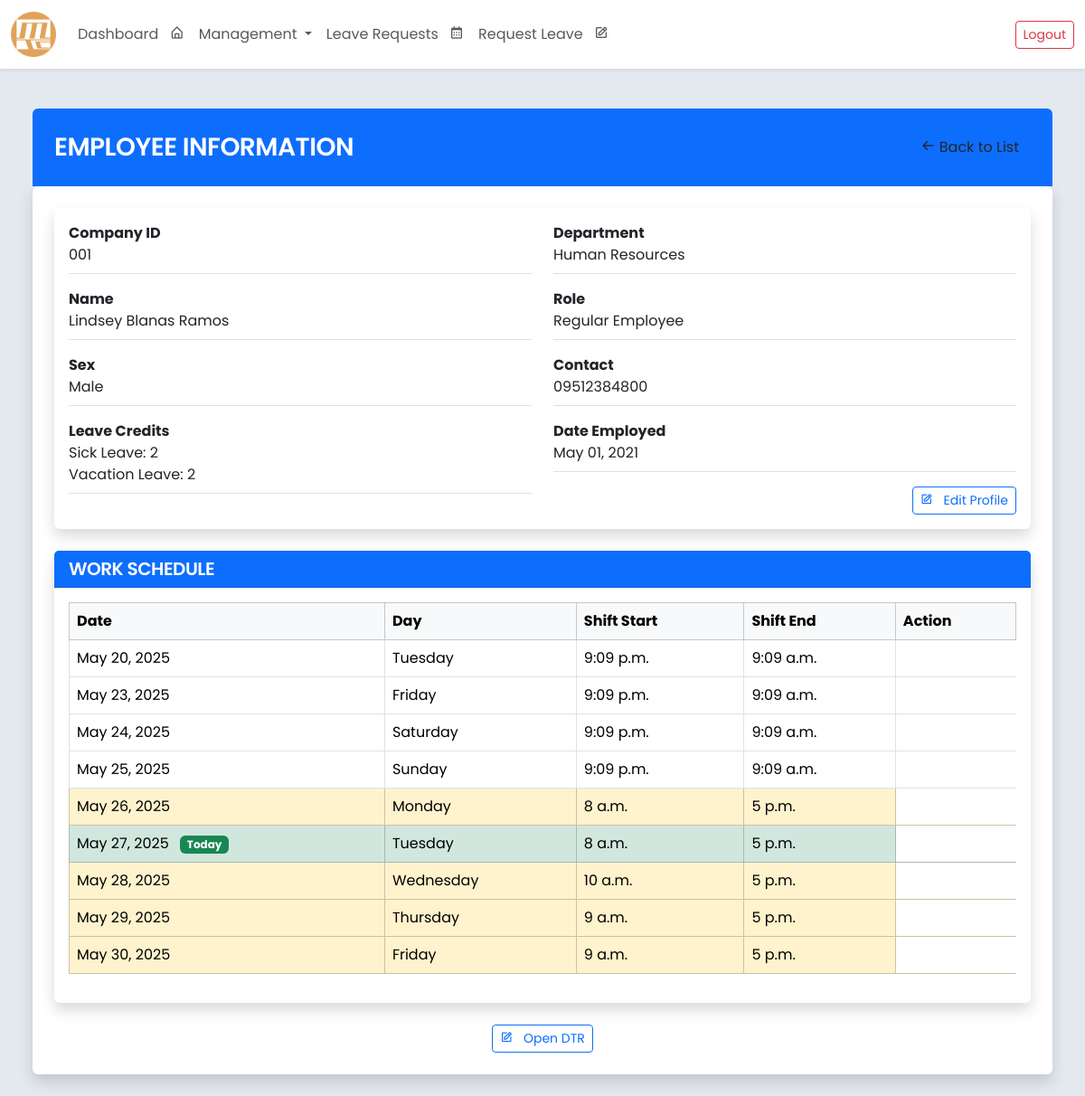
The page /employee/view/10/ (signed in) on the database its author committed.
### core/models.py (models this page shows, shortened)
class Employee(models.Model):
    SEX_CHOICES = [
        ('Male', 'Male'),
        ('Female', 'Female'),
        ('Other', 'Prefer not to Say'),
    ]
    ROLE_CHOICES = [
        ('Regular Employee', 'Regular Employee'),
        ('Department Head', 'Department Head'),
        ('Admin(HR)', 'Admin(HR)'),
        ('Supervisor', 'Supervisor'),
        ('President', 'President')
    ]
    employee_id = models.AutoField(primary_key=True)
    company_id = models.CharField(max_length=20, blank=False, unique=True)
    first_name = models.CharField(max_length=100, blank=False)
    middle_name = models.CharField(max_length=100, blank=True, null=True)
    last_name = models.CharField(max_length=100, blank=False)
    sex = models.CharField(max_length=20, choices=SEX_CHOICES, blank=False)
    role = models.CharField(max_length=20, choices=ROLE_CHOICES, default='Regular Employee', blank=False)
    department = models.ForeignKey(
        Department,
        related_name="employees",
        on_delete=models.SET_NULL,
        null=True,
        blank=True
    )
    contact_number = models.CharField(max_length=15, blank=False)
    date_employed = models.DateField()
    leave_credits = models.IntegerField(default=0, blank=False)
    leave_credits2 = models.IntegerField(default=0, blank=False)
    user_account = models.OneToOneField(User, on_delete=models.SET_NULL, null=True, blank=True, related_name='employee')
    class Meta:
        ordering = ['last_name', 'first_name']
        verbose_name = 'Employee'
        verbose_name_plural = 'Employees'
        db_table = 'employee_table'
        constraints = [
            models.CheckConstraint(
                check=models.Q(leave_credits__gte=0),
                name='positive_leave_credits',
            ),
        ]

class Department(models.Model):
    name = models.CharField(max_length=255, unique=True)
    leave_respondents = models.ManyToManyField(
        'Employee',
        related_name='leave_departments',
        blank=True,
        limit_choices_to={'department__isnull': False}
    )
    shift_respondents = models.ManyToManyField(
        'Employee',
        related_name='shift_departments',
        blank=True,
        limit_choices_to={'department__isnull': False}
    )
    def __str__(self):
        return self.name

class Shift(models.Model):
    employee = models.ForeignKey(
        'Employee',
        on_delete=models.CASCADE,
        related_name='shifts'
    )
    department = models.ForeignKey(
        'Department',
        on_delete=models.CASCADE,
        related_name='shifts'
    )
    shift_date = models.DateField(default=timezone.now)
    shift_start = models.TimeField()
    shift_end = models.TimeField()
    class Meta:
        verbose_name = 'Shift'
        verbose_name_plural = 'Shifts'
        db_table = 'shift_table'
        ordering = ['shift_date', 'shift_start']

### core/views.py (the view)
# urls.py: path('employee/view/<int:pk>/', views.view_employee_information, name='employee_information'),
def view_employee_information(request, pk):
    employee = get_object_or_404(Employee, employee_id=pk)
    shifts = Shift.objects.filter(employee=employee).order_by('shift_date', 'shift_start')
    today = date.today()
    start_of_week = today - timedelta(days=today.weekday())  # Monday
    end_of_week = start_of_week + timedelta(days=6)          # Sunday
    context = {
        'employee': employee,
        'shifts': shifts,
        'today': today,
        'start_of_week': start_of_week,
        'end_of_week': end_of_week,
    }
    return render(request, 'view_employee_information.html', context)

### core/templates/view_employee_information.html (shortened to what this page needs)
{% extends "base.html" %}
{% block content %}
<div class="container-fluid" style="max-width: 1200px;">
    <div class="bg-primary p-4 rounded-top">
        <div class="d-flex align-items-center">
            <h3 class="text-white mb-0 flex-grow-1 text-uppercase">Employee Information</h3>
            <a class="btn btn-white " href="{% url 'view_employee_list' %}">
                <i class='bx bx-arrow-back'></i> Back to List
            </a>
        </div>
    </div>
    <div class="bg-white p-4 rounded shadow">
        <div class="card border-0 shadow mb-4">
            <div class="card-body">
                <div class="row g-4">
                    <div class="col-md-6">
                        <div class="d-flex flex-column gap-3">
                            <div class="border-bottom pb-2">
                                <label class="fw-bold ">Company ID</label>
                                <p class="mb-0">{{ employee.company_id }}</p>
                            </div>
                            <div class="border-bottom pb-2">
                                <label class="fw-bold ">Name</label>
                                <p class="mb-0">
                                    {{ employee.first_name }}
                                    {% if employee.middle_name %}{{ employee.middle_name }}{% endif %}
                                    {{ employee.last_name }}
                                </p>
                            </div>
                            <div class="border-bottom pb-2">
                                <label class="fw-bold ">Sex</label>
                                <p class="mb-0">{{ employee.sex }}</p>
                            </div>
                            <div class="border-bottom pb-2">
                                <label class="fw-bold ">Leave Credits</label>
                                <p class="mb-0">Sick Leave: {{ employee.leave_credits }}</p>
                                <p class="mb-0">Vacation Leave: {{ employee.leave_credits2 }}</p>
                            </div>
                        </div>
                    </div>
                    <div class="col-md-6">
                        <div class="d-flex flex-column gap-3">
                            <div class="border-bottom pb-2">
                                <label class="fw-bold ">Department</label>
                                <p class="mb-0">{{ employee.department }}</p>
                            </div>
                            <div class="border-bottom pb-2">
                                <label class="fw-bold ">Role</label>
                                <p class="mb-0">{{ employee.role }}</p>
                            </div>
                            <div class="border-bottom pb-2">
                                <label class="fw-bold ">Contact</label>
                                <p class="mb-0">{{ employee.contact_number }}</p>
                            </div>
                            <div class="border-bottom pb-2">
                                <label class="fw-bold ">Date Employed</label>
                                <p class="mb-0">{{ employee.date_employed|date:"M d, Y" }}</p>
                            </div>
                            <div class="d-flex justify-content-end">
                                <a href="{% url 'employee_edit' employee.employee_id %}" class="btn btn-outline-primary btn-sm">
                                    <i class='bx bx-edit me-2'></i> Edit Profile
                                </a>
                            </div>
                        </div>
                    </div>
                </div>
            </div>
        </div>
        <div class="card border-0 shadow mb-4">
            <div class="card-header bg-primary text-white">
                <h5 class="mb-0 text-uppercase">Work Schedule</h5>
            </div>
            <div class="card-body">
                <table class="table table-bordered table-hover align-middle">
                    <thead class="table-light">
                        <tr>
                            <th>Date</th>
                            <th>Day</th>
                            <th>Shift Start</th>
                            <th>Shift End</th>
                            <th>Action</th>
                        </tr>
                    </thead>
                    <tbody>
                        {% for shift in shifts %}
                        <tr
                            {% if shift.shift_date == today %}
                                class="table-success"
                            {% elif shift.shift_date >= start_of_week and shift.shift_date <= end_of_week %}
                                class="table-warning"
                            {% endif %}
                        >
                            <td>
                                {{ shift.shift_date }}
                                {% if shift.shift_date == today %}
                                    <span class="badge bg-success ms-2">Today</span>
                                {% endif %}
                            </td>
                            <td>{{ shift.shift_date|date:"l" }}</td>
                            <td>{{ shift.shift_start }}</td>
                            <td>{{ shift.shift_end }}</td>
                        </tr>
                        {% endfor %}
                    </tbody>
                </table>
            </div>
        </div>
        <div class="d-flex justify-content-center">
            <a href="{% url 'employee_edit' employee.employee_id %}" class="btn btn-outline-primary btn-sm">
                <i class='bx bx-edit me-2'></i> Open DTR
            </a>
        </div>
    </div>
</div>
{% endblock %}

### core/templates/base.html (style rules this page uses)
body { font-family: 'Poppins', sans-serif; font-size: 1rem; color: #333; background-color:rgb(228, 233, 240); }
h1, h2, h3, h4, h5, h6 { font-weight: 600; letter-spacing: -0.5px; }
label { font-weight: 500; }

### rows shown on the page
Employee: company_id "001", first_name "Lindsey", middle_name "Blanas", last_name "Ramos", sex "Male", leave_credits "2", leave_credits2 "2", department "Human Resources", role "Regular Employee", contact_number "09512384800", date_employed "May 01, 2021"
Shift: shift_date "May 20, 2025", shift_date "Tuesday", shift_start "9:09 p.m.", shift_end "9:09 a.m."
Shift: shift_date "May 23, 2025", shift_date "Friday", shift_start "9:09 p.m.", shift_end "9:09 a.m."
Shift: shift_date "May 24, 2025", shift_date "Saturday", shift_start "9:09 p.m.", shift_end "9:09 a.m."
Shift: shift_date "May 25, 2025", shift_date "Sunday", shift_start "9:09 p.m.", shift_end "9:09 a.m."
Shift: shift_date "May 26, 2025", shift_date "Monday", shift_start "8 a.m.", shift_end "5 p.m."
Shift: shift_date "May 27, 2025", shows "Today", shift_date "Tuesday", shift_start "8 a.m.", shift_end "5 p.m."
Shift: shift_date "May 28, 2025", shift_date "Wednesday", shift_start "10 a.m.", shift_end "5 p.m."
Shift: shift_date "May 29, 2025", shift_date "Thursday", shift_start "9 a.m.", shift_end "5 p.m."
Shift: shift_date "May 30, 2025", shift_date "Friday", shift_start "9 a.m.", shift_end "5 p.m."
